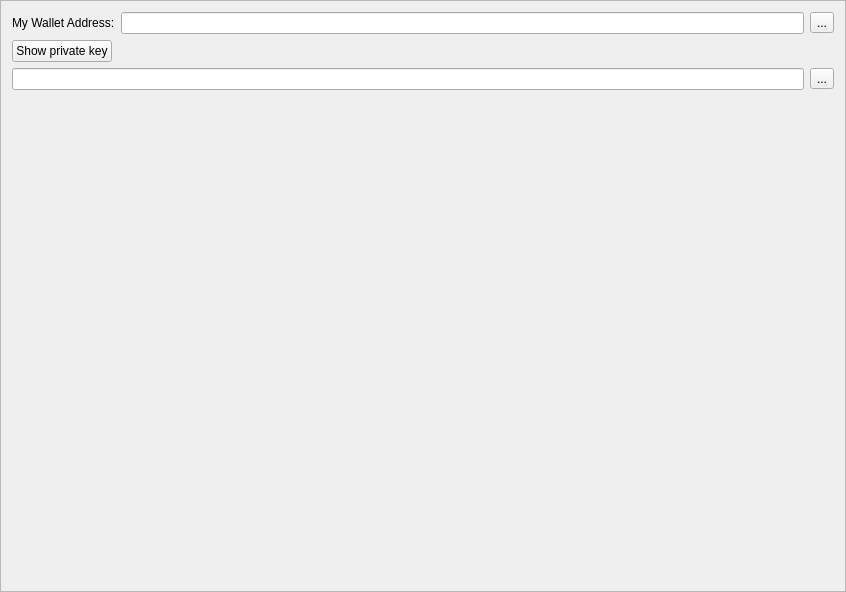
<?xml version="1.0" encoding="UTF-8"?>
<ui version="4.0">
 <class>ReceiveFrame</class>
 <widget class="QFrame" name="ReceiveFrame">
  <property name="geometry">
   <rect>
    <x>0</x>
    <y>0</y>
    <width>846</width>
    <height>592</height>
   </rect>
  </property>
  <property name="windowTitle">
   <string>Frame</string>
  </property>
  <property name="frameShape">
   <enum>QFrame::StyledPanel</enum>
  </property>
  <property name="frameShadow">
   <enum>QFrame::Raised</enum>
  </property>
  <layout class="QVBoxLayout" name="verticalLayout">
   <item>
    <layout class="QHBoxLayout" name="horizontalLayout">
     <item>
      <widget class="QLabel" name="label">
       <property name="text">
        <string>My Wallet Address:</string>
       </property>
      </widget>
     </item>
     <item>
      <widget class="QLineEdit" name="m_addressEdit" />
     </item>
     <item>
      <widget class="QToolButton" name="m_copyButton">
     <property name="cursor">
      <cursorShape>PointingHandCursor</cursorShape>
     </property> 
       <property name="text">
        <string>...</string>
       </property>
       <property name="icon">
        <iconset resource="../../resources.qrc">
         <normaloff>:/icons/copy</normaloff>:/icons/copy</iconset>
       </property>
      </widget>
     </item>
    </layout>
   </item>
   <item>
    <layout class="QHBoxLayout" name="horizontalLayout_2">
     <item>
      <widget class="QPushButton" name="m_showKeyButton">
     <property name="cursor">
      <cursorShape>PointingHandCursor</cursorShape>
     </property> 
       <property name="text">
        <string>Show private key</string>
       </property>
       <property name="checkable">
        <bool>true</bool>
       </property>
      </widget>
     </item>
     <item>
      <spacer name="horizontalSpacer">
       <property name="orientation">
        <enum>Qt::Horizontal</enum>
       </property>
       <property name="sizeHint" stdset="0">
        <size>
         <width>40</width>
         <height>20</height>
        </size>
       </property>
      </spacer>
     </item>
    </layout>
   </item>
   <item>
    <widget class="QFrame" name="m_keyFrame">
     <property name="minimumSize">
      <size>
       <width>0</width>
       <height>40</height>
      </size>
     </property>
     <property name="frameShape">
      <enum>QFrame::NoFrame</enum>
     </property>
     <property name="frameShadow">
      <enum>QFrame::Raised</enum>
     </property>
     <layout class="QVBoxLayout" name="verticalLayout_2">
      <property name="leftMargin">
       <number>0</number>
      </property>
      <property name="topMargin">
       <number>0</number>
      </property>
      <property name="rightMargin">
       <number>0</number>
      </property>
      <property name="bottomMargin">
       <number>0</number>
      </property>
      <item>
       <layout class="QHBoxLayout" name="horizontalLayout_3">
        <property name="topMargin">
         <number>0</number>
        </property>
        <item>
         <widget class="QLineEdit" name="m_keyEdit"/>
        </item>
        <item>
         <widget class="QToolButton" name="m_copyKeyButton">
     <property name="cursor">
      <cursorShape>PointingHandCursor</cursorShape>
     </property> 
          <property name="text">
           <string>...</string>
          </property>
          <property name="icon">
           <iconset resource="../../resources.qrc">
            <normaloff>:/icons/copy</normaloff>:/icons/copy</iconset>
          </property>
         </widget>
        </item>
       </layout>
      </item>
      <item>
       <layout class="QHBoxLayout" name="horizontalLayout_4">
        <item>
         <widget class="WalletGui::QRLabel" name="m_qrLabel">
          <property name="text">
           <string/>
          </property>
         </widget>
        </item>
        <item>
         <spacer name="horizontalSpacer_2">
          <property name="orientation">
           <enum>Qt::Horizontal</enum>
          </property>
          <property name="sizeHint" stdset="0">
           <size>
            <width>40</width>
            <height>20</height>
           </size>
          </property>
         </spacer>
        </item>
       </layout>
      </item>
     </layout>
    </widget>
   </item>
   <item>
    <spacer name="verticalSpacer">
     <property name="orientation">
      <enum>Qt::Vertical</enum>
     </property>
     <property name="sizeHint" stdset="0">
      <size>
       <width>20</width>
       <height>40</height>
      </size>
     </property>
    </spacer>
   </item>
  </layout>
 </widget>
 <customwidgets>
  <customwidget>
   <class>WalletGui::QRLabel</class>
   <extends>QLabel</extends>
   <header>gui/QRLabel.h</header>
  </customwidget>
 </customwidgets>
 <resources>
  <include location="../../resources.qrc"/>
 </resources>
 <connections>
  <connection>
   <sender>m_copyButton</sender>
   <signal>clicked()</signal>
   <receiver>ReceiveFrame</receiver>
   <slot>copyAddress()</slot>
   <hints>
    <hint type="sourcelabel">
     <x>818</x>
     <y>26</y>
    </hint>
    <hint type="destinationlabel">
     <x>422</x>
     <y>295</y>
    </hint>
   </hints>
  </connection>
  <connection>
   <sender>m_showKeyButton</sender>
   <signal>clicked()</signal>
   <receiver>ReceiveFrame</receiver>
   <slot>showKeyClicked()</slot>
   <hints>
    <hint type="sourcelabel">
     <x>86</x>
     <y>66</y>
    </hint>
    <hint type="destinationlabel">
     <x>422</x>
     <y>295</y>
    </hint>
   </hints>
  </connection>
  <connection>
   <sender>m_copyKeyButton</sender>
   <signal>clicked()</signal>
   <receiver>ReceiveFrame</receiver>
   <slot>copyKey()</slot>
   <hints>
    <hint type="sourcelabel">
     <x>818</x>
     <y>67</y>
    </hint>
    <hint type="destinationlabel">
     <x>422</x>
     <y>295</y>
    </hint>
   </hints>
  </connection>
 </connections>
 <slots>
  <slot>copyAddress()</slot>
  <slot>showKeyClicked()</slot>
  <slot>copyKey()</slot>
 </slots>
</ui>
